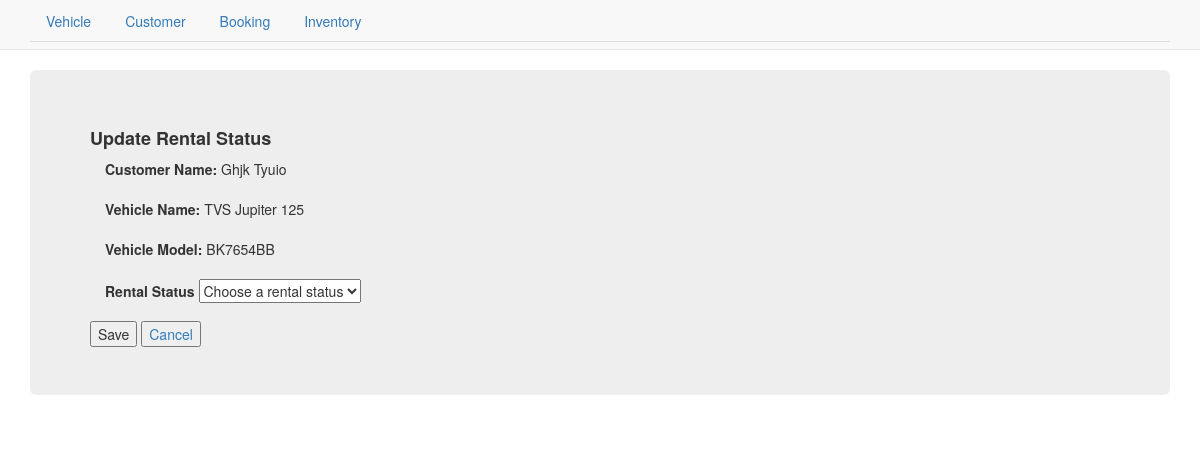
Screenshot of /booking/edit_booking/2/ with the database file from the repository.
### booking/models.py (models this page shows, shortened)
class Booking(models.Model):
    customer = models.ForeignKey(Customer, on_delete=models.CASCADE)
    vehicle = models.ForeignKey(Vehicle, on_delete=models.CASCADE)
    rent_status = models.CharField(
        max_length=2,
        choices=RentStatus.choices
    )
    created_at = models.DateTimeField()
    updated_at = models.DateTimeField(null=True, blank=True)

### customer/models.py (models this page shows)
class Customer(models.Model):
    first_name = models.CharField(max_length=250)
    last_name = models.CharField(max_length=250)
    mobile_no = models.CharField(max_length=12)
    email = models.EmailField()
    created_at = models.DateTimeField()
    updated_at = models.DateTimeField(null=True, blank=True)

### vehicle/models.py (models this page shows, shortened)
class Vehicle(models.Model):
    name = models.CharField(max_length=250)
    model_no = models.CharField(max_length=100)
    category = models.CharField(
        max_length=2,
        choices=VehicleCategory.choices
    )
    created_at = models.DateTimeField()
    updated_at = models.DateTimeField(null=True, blank=True)

### booking/views.py (the view, shortened to what this page needs)
# urls.py: url(r'^edit_booking/(?P<id>[0-9]+)/$',views.updateBooking,name='edit_booking')
def updateBooking(request, id):
    booking = Booking.objects.get(id=int(id))
    booking_form = request.POST
    errorValue = False
    rent_status = [{'key':'RE', 'value': 'Return'}, {'key':'RD', 'value': 'Return Damage'}]
    try:
        return render(request,'booking/edit.html', {'booking':booking, 'status': rent_status})
    except Exception as ex:
        messages.error(request, 'error: '+str(ex))
        return render(request,'booking/edit.html',
        {
            'booking':booking,
            'status': rent_status
        })

### templates/booking/edit.html (shortened to what this page needs)
{% extends "index.html" %}
{% load static %}
{% block body_block %}
  <div class="container">
    <div class="jumbotron">
        <h4><b>Update Rental Status</b></h4>
        <form enctype="multipart/form-data" method="POST" action="{% url 'booking:edit_booking' booking.id %}">
          <div class="col-md-12">
            <div class="form-group">
          <label for="customer">Customer Name: </label>
            {{ booking.customer.first_name|capfirst }} {{ booking.customer.last_name|capfirst }}
            </div>
        </div>
            <div class="col-md-12">
                <div class="form-group">
          <label for="vehicle">Vehicle Name: </label>
          {{booking.vehicle.name}}
        </div>
        </div>
            <div class="col-md-12">
                <div class="form-group">
            <label for="model">Vehicle Model: </label>
            {{booking.vehicle.model_no}}
              </div>
            </div>
              <div class="col-md-12">
                <div class="form-group">
                  <label for="inputStatus">Rental Status</label>
                  <select id="status" name="status" class="form-control-sm custom-select" required>
                    <option selected disabled>Choose a rental status</option>
                  </select>
              </div>
            </div>
          <input type="submit" name="" value="Save">
          <a href="{% url 'booking:list_booking' %}"><input type="button" value="Cancel" /></a>
        </form>
    </div>
  </div>
{% endblock %}

### rows the page displays
Booking: customer.first_name "Ghjk", customer.last_name "Tyuio", vehicle.name "TVS Jupiter 125", vehicle.model_no "BK7654BB"
